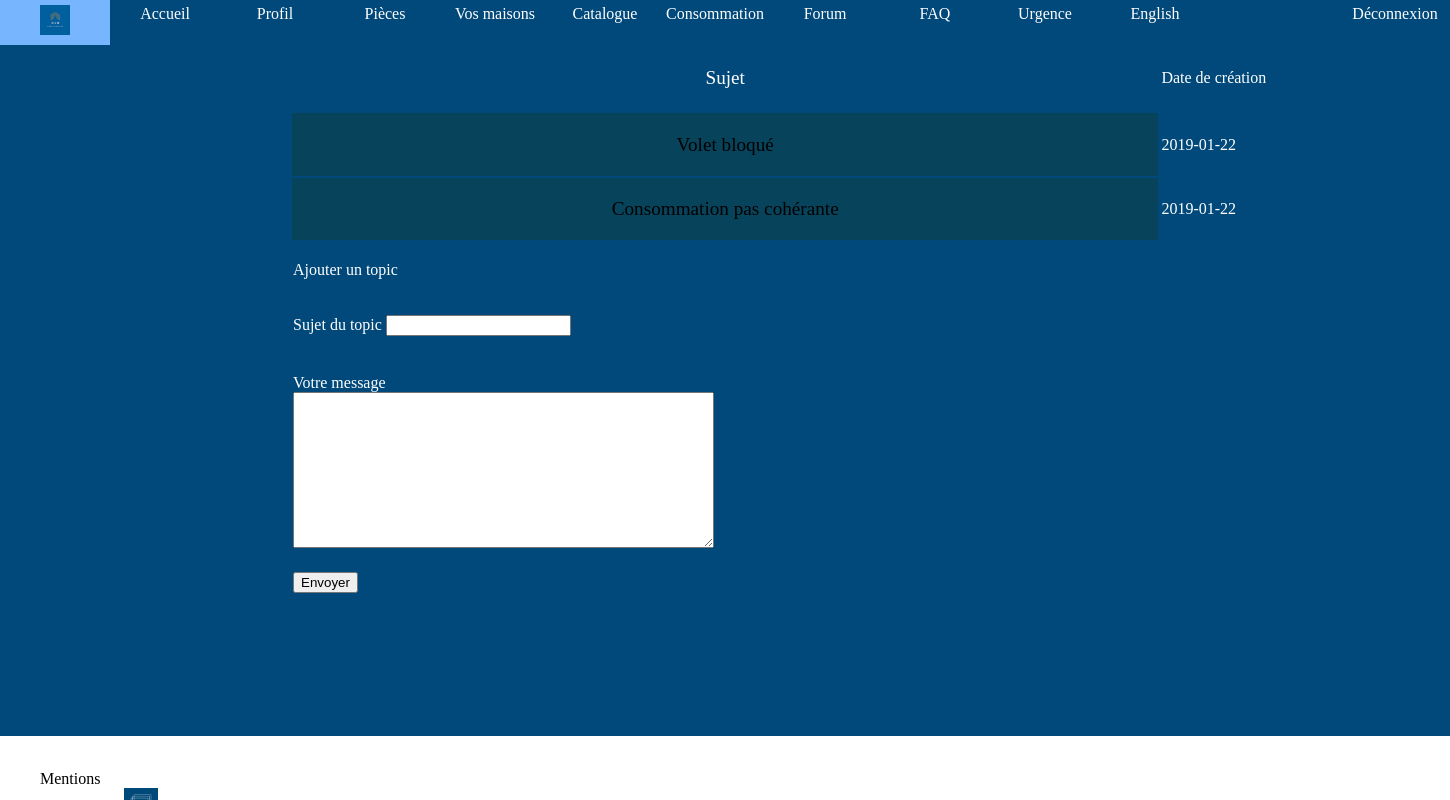
Page /index.php?action=forum (signed in) on the committed database.
### tables this page shows
CREATE TABLE `forumtopic` (
  `idTopic` int(11) NOT NULL,
  `name` varchar(255) NOT NULL,
  `creationDate` date NOT NULL
);

### controllers/controller.php (called while the page is built, shortened)
<?php
require "models/model.php";
function seeForum()
 {
    $topics =getTopicList()->fetchAll();
    require "views/forum.php";
 }

### models/model.php (called while the page is built, shortened)
<?php
function getTopicList(){
    $db = dbConnect();
    $req = $db->prepare("SELECT * FROM forumtopic ");
	$req->execute();
    return $req;
}

### views/forum.php (the view, shortened to what this page needs)
<!DOCTYPE html>
<html>
<head>
    <link rel="stylesheet" type="text/css" href="designs/css/forum.css" />
</head>
<body>
	<header>
      <?php include("header.php"); ?>
  </header>
    <table>
    <tr>
        <td class="sujet1">
            <p><?php
                switch ($_SESSION['lang']){
                    case 'fr':
                        echo "Sujet";
                        break;
                }
                ?></p>
        </td>
        <td class="date">
            <p><?php
                switch ($_SESSION['lang']){
                    case 'fr':
                        echo "Date de création";
                        break;
                }
                ?></p>
        </td>
    </tr>
    </table>
  <table>
    <?php foreach($topics as $topic) { ?>
    <tr>
        <td class="sujet">
            <p><a href="index.php?action=messageForum&amp;idTopic=<?= $topic["idTopic"];?>"><?= $topic["name"];?></a></p>
        </td>
        <td class="date">
            <p><?= $topic["creationDate"];?></p>
        </td>
    </tr>
    <?php } ?>
  </table>
    <table id="ajout">
    <tr>
        <td>
            <p id='sujet'><?php
                switch ($_SESSION['lang']){
                    case 'fr':
                        echo "Ajouter un topic";
                        break;
                }
                ?> </p>
        </td>
    </tr>
    <tr>
        <form method="post" name="topic" action="index.php?action=addTopic" onsubmit="return Confirmer();">
            <td>
                <p>
                    <label for="subject"><?php
                        switch ($_SESSION['lang']){
                            case 'fr':
                                echo "Sujet du topic";
                                break;
                        }
                        ?></label>
                    <input type="text" name="subject" id="subject" />
                </p>
            </td>
        </tr>
        <tr>
            <td>
                <p>
                    <label for="message"><?php
                        switch ($_SESSION['lang']){
                            case 'fr':
                                echo "Votre message";
                                break;
                        }
                        ?></label><br />
                    <textarea name="message" id="message" rows="10" cols="50"></textarea>
                </p>
            </td>
        </tr>
        <tr>
            <td>
                <div id="repondre">
                    <input type="submit" value="<?php
                    switch ($_SESSION['lang']){
                        case 'fr':
                            echo "Envoyer";
                            break;
                    }
                    ?>" />
                </div>
            </td>
        </tr>
    </table>
    <footer>
        <?php require "footer.php"?>
    </footer>
</body>

### designs/css/forum.css (style rules this page uses)
html, body { width: 100%; height: 100%; margin: 0; background-color:#00497A; text-decoration: none ; }
p { color: white; }
a { display: block; text-decoration: none; color: black; }
table { width: 100%; position: relative; margin-left: 20%; }
.sujet1 { text-align: center; width:60%; font-size: 120%; }
.sujet { text-align: center; width:60%; background-color: rgb(7,68,92); font-size: 120%; }

### designs/css/header.css (style rules this page uses)
header { position: relative; margin: 0; font-family: LibreBaskerville; background-color:#00497A; }

### designs/css/footer.css (style rules this page uses)
footer { background-color: white; position:fixed; bottom:0; left:0; width: 100%; height: 8%; }

### rows in the picture
forumtopic: name "Volet bloqué", creationDate "2019-01-22"
forumtopic: name "Consommation pas cohérante", creationDate "2019-01-22"
